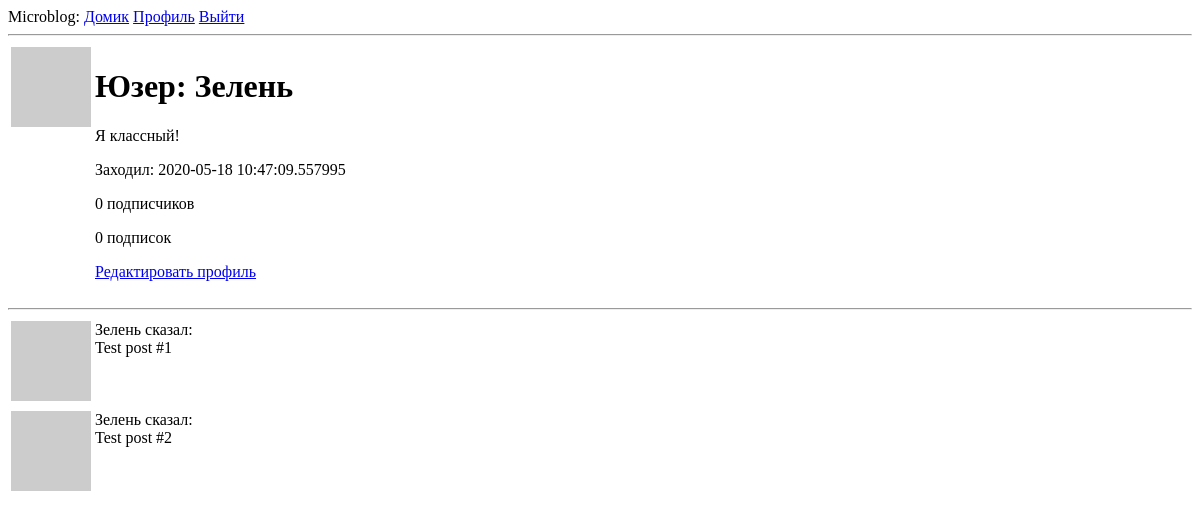
/user/Зелень (signed in), run on an earlier commit of the app's database.
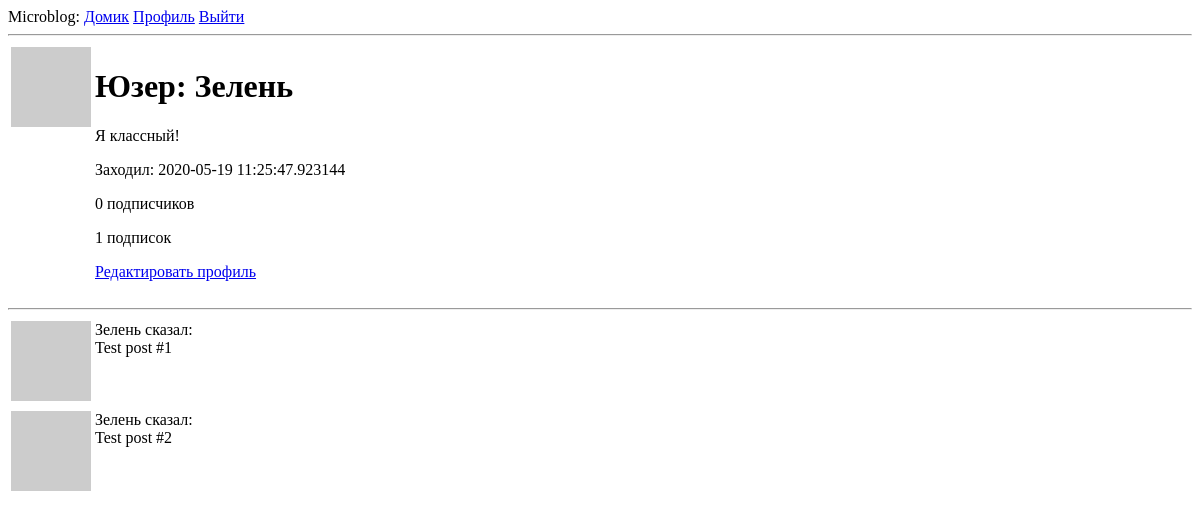
And on a later commit of the database.
### app/models.py (models this page shows, shortened)
class User(UserMixin, db.Model):
    id = db.Column(db.Integer, primary_key=True)
    username = db.Column(db.String(64), index=True, unique=True)
    email = db.Column(db.String(120), index=True, unique=True)
    password_hash = db.Column(db.String(128))
    about_me = db.Column(db.String(140))
    last_seen = db.Column(db.DateTime, default=datetime.utcnow)
    posts = db.relationship('Post', backref='author', lazy='dynamic')
    followed = db.relationship(
        'User', secondary=followers,
        primaryjoin=(followers.c.follower_id == id),
        secondaryjoin=(followers.c.followed_id == id),
        backref=db.backref('followers', lazy='dynamic'), lazy='dynamic')
    def avatar(self, size):
        digest = md5(self.email.lower().encode('utf-8')).hexdigest()
        return 'https://www.gravatar.com/avatar/{}?d=identicon&s={}'.format(digest, size)
    """Подписка"""
    """Отписка"""
    """Проверка на подписку"""
    """Лента"""

### app/routes.py (the view)
@app.route('/user/<username>')
@login_required
def user(username):
    user = User.query.filter_by(username=username).first_or_404()
    posts = [
        {'author': user, 'body': 'Test post #1'},
        {'author': user, 'body': 'Test post #2'},
    ]
    return render_template('user.html', user=user, posts=posts)

### app/models.py (called while the page is built)
@login.user_loader
def load_user(id):
    return User.query.get(int(id))

### app/routes.py (called while the page is built)
@app.before_request
def before_request():
    if current_user.is_authenticated:
        current_user.last_seen = datetime.utcnow()
        db.session.commit()

### app/templates/user.html
{% extends "base.html" %}
{% block content %}
    <table>
        <tr valign="top">
            <td><img src="{{ user.avatar(128) }}"></td>
            <td>
                <h1> Юзер: {{ user.username }}</h1>
                {% if user.about_me %}
                <p>
                    {{ user.about_me }}
                </p>
                {% endif %}
                {% if user.last_seen %}
                <p>
                    Заходил: {{ user.last_seen }}
                </p>
                {% endif %}
                <p>
                    {{ user.followers.count() }} подписчиков
                </p>
                <p>
                    {{ user.followed.count() }} подписок
                </p>
                {% if user == current_user %}
                <p>
                    <a href="{{ url_for('edit_profile') }}">Редактировать профиль</a>
                </p>
                {% elif not current_user.is_following(user) %}
                <p>
                    <a href="{{ url_for('follow', username=user.username) }}">Подписаться</a>
                </p>
                {% else %}
                <p>
                    <a href="{{ url_for('unfollow', username=user.username) }}">Отписаться</a>
                </p>
                {% endif %}
            </td>
        </tr>
    </table>
    <hr>
    {% for post in posts %}
        {% include '_post.html' %}
    {% endfor %}
{% endblock %}

### app/templates/base.html (shortened to what this page needs)
<!DOCTYPE html>
<html lang="en">
<head>
</head>
<body>
    <div>
        Microblog:
        <a href="{{ url_for('index') }}">Домик</a>
        {% if current_user.is_anonymous %}
        <a href="{{ url_for('login') }}">Войти</a>
        {% else %}
        <a href="{{ url_for('user', username=current_user.username) }}">Профиль</a>
        <a href="{{ url_for('logout') }}">Выйти</a>
        {% endif %}
    </div>
    <hr>
    {% block content %}{% endblock %}
</body>
</html>

### app/templates/_post.html
<table>
    <tr valign="top">
        <td><img src="{{ post.author.avatar(36) }}"></td>
        <td>{{ post.author.username }} сказал:<br>{{ post.body }}</td>
    </tr>
</table>

What changed in the data, as far as the page shows it:
changed User "Зелень": last_seen "2020-05-18 10:47:09.557995" → "2020-05-19 11:25:47.923144"
Also different on the page:
{{ user.followed.count() }}: "0" → "1"
